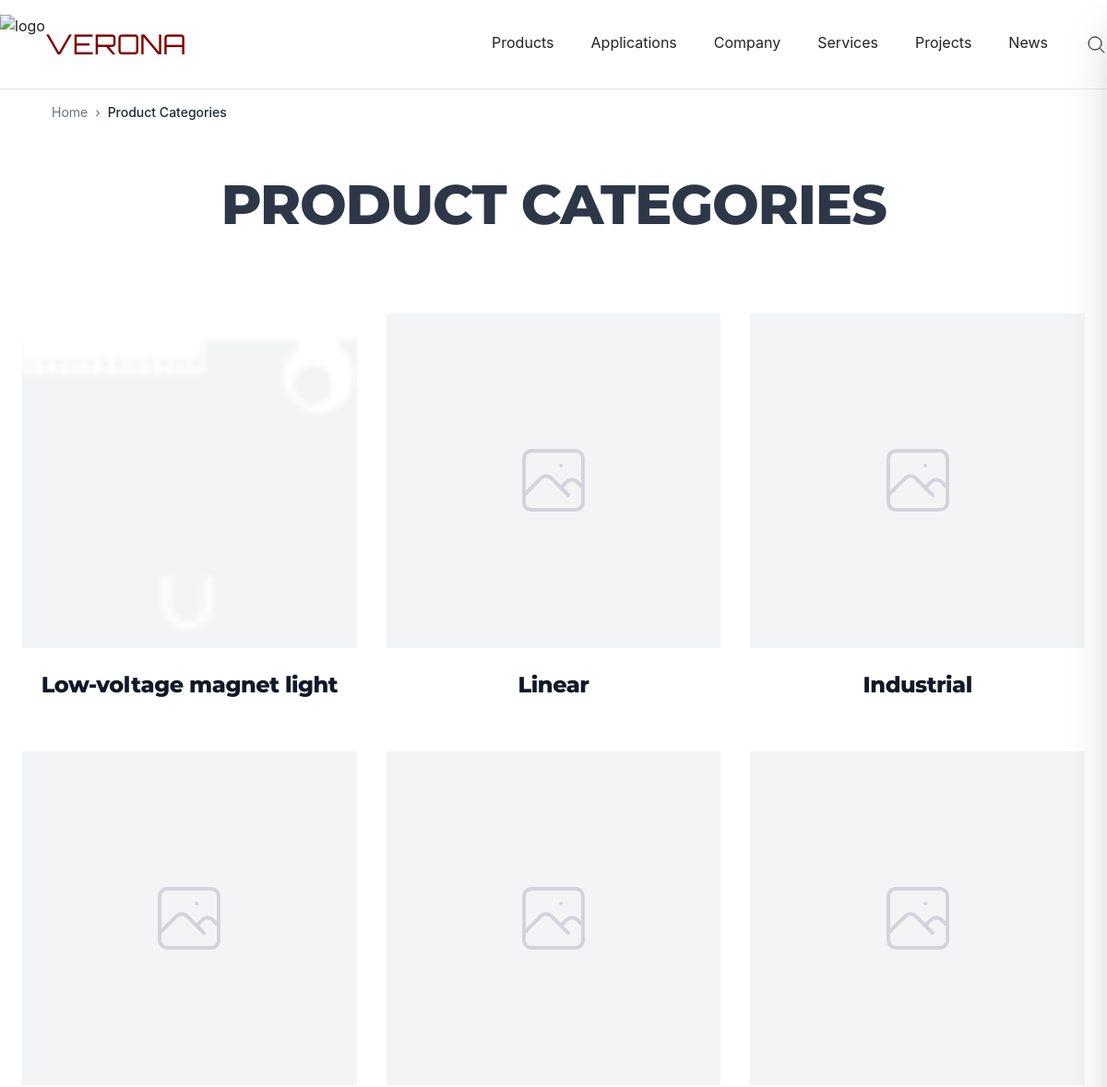
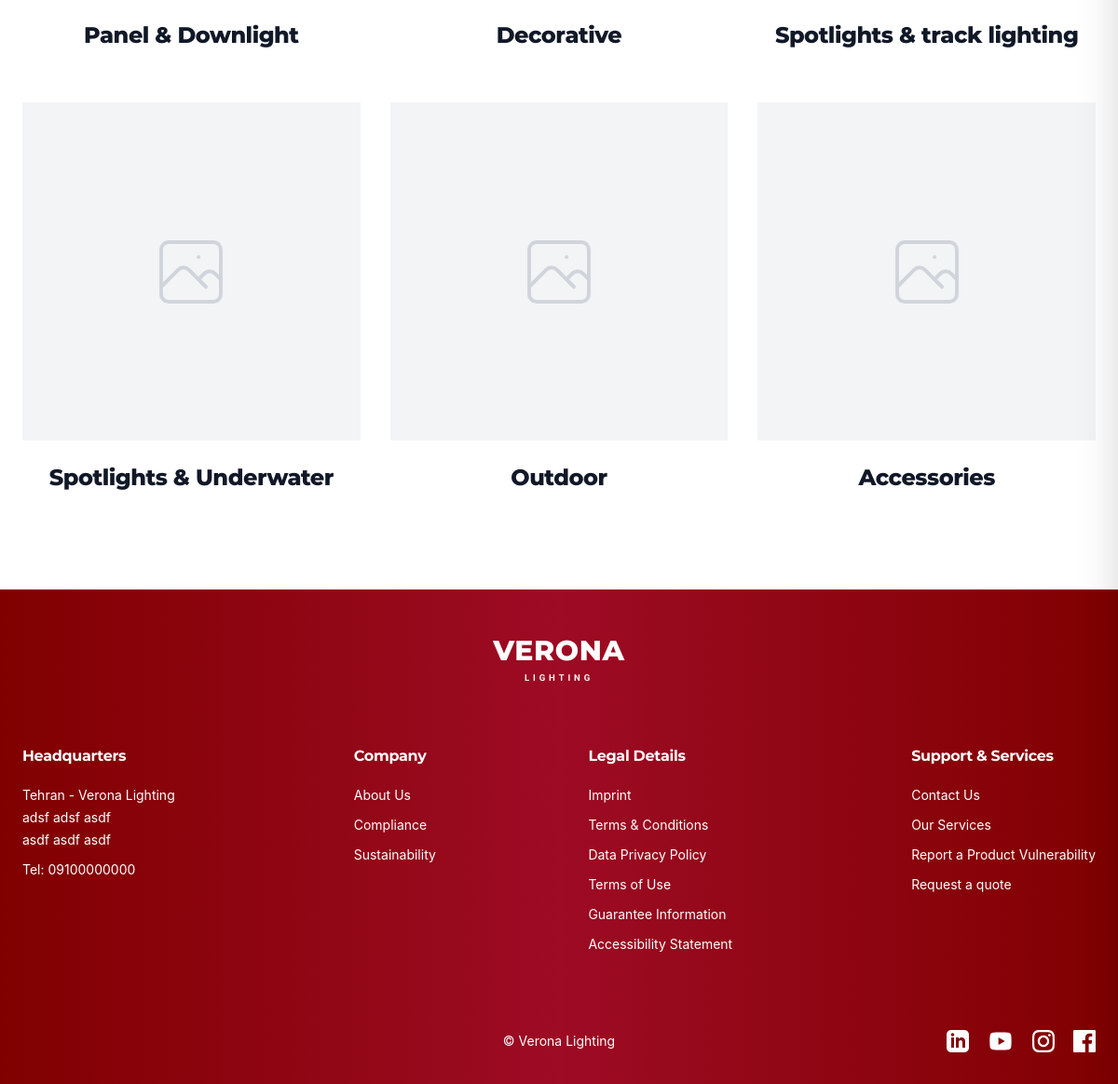
Screenshot of /products/ with the database file from the repository (2 pictures, top to bottom).
### Products/models.py (models this page shows, shortened)
class Category(models.Model):
    name = models.CharField(max_length=200)
    slug = models.SlugField(unique=True, blank=True)
    number = models.IntegerField(unique=True, blank=True, null=True)
    parent = models.ForeignKey(
        'self',
        null=True, blank=True,
        on_delete=models.SET_NULL,
        related_name='children'
    )
    icon = models.FileField('ایکون', blank=True, null=True, upload_to='icons/')
    description = models.TextField(blank=True)
    is_active = models.BooleanField(default=True)
    meta_title = models.CharField(
        max_length=60,
        blank=True,
        verbose_name='عنوان SEO',
        help_text='حداکثر ۶۰ کاراکتر — در صورت خالی بودن، نام دسته‌بندی استفاده می‌شود'
    )
    meta_description = models.TextField(
        blank=True,
        verbose_name='توضیح SEO',
        help_text='حداکثر ۱۶۰ کاراکتر — خلاصه‌ای که در نتایج گوگل نمایش داده می‌شود'
    )
    canonical_url = models.URLField(
        blank=True,
        verbose_name='URL کانونیکال',
        help_text='فقط در صورتی پر کنید که این صفحه محتوای تکراری دارد'
    )
    created_at = models.DateTimeField(auto_now_add=True)
    updated_at = models.DateTimeField(auto_now=True)
    class Meta:
        verbose_name = 'دسته‌بندی'
        verbose_name_plural = 'دسته‌بندی‌ها'
        ordering = ['number']
    def __str__(self):
        return self.name

### Products/views.py (the view)
# urls.py: path('products/', views.product_list, name='product_list'),
def product_list(request):
    base_products = Product.objects.filter(is_active=True).select_related('category','family')
    products, selected = _apply_product_filters(request, base_products)
    page_obj = _paginate(request, products)
    context = {
        "products": page_obj.object_list,
        "page_obj": page_obj,
        "site_settings": SiteSettings.get(),
        "categories": Category.objects.filter(is_active=True, parent__isnull=True),
        **_product_filter_context(base_products),  # ✅ base_qs
        **selected,
    }
    return render(request, "products/product_list.html", context)

### Products/context_processors.py (called while the page is built)
def navbar_categories(request):
    categories = Category.objects.filter(
        is_active=True,
        parent=None
    ).prefetch_related('products')
    applications = Application.objects.filter(
        is_active=True,
    )
    return {
        'categories': categories,
        'applications': applications,
    }

### Products/views.py (called while the page is built)
def _paginate(request, qs, per_page=12):
    paginator = Paginator(qs, per_page)
    page_number = request.GET.get("page")
    return paginator.get_page(page_number)

### core/models.py (called while the page is built)
    @classmethod
    def get(cls):
        obj, _ = cls.objects.get_or_create(pk=1)
        return obj

### templates/products/product_list.html (shortened to what this page needs)
{% extends 'base.html' %}
{% load static %}
{% block content %}
<section class="flex gap-11 flex-col items-center justify-center bg-white px-6">
    <nav aria-label="Breadcrumb" class="w-full px-4 sm:px-6 lg:px-8 py-2 sm:py-4 text-left">
        <ol class="text-[11px] sm:text-sm text-gray-500 flex flex-wrap items-center">
            <li><a href="{% url 'home' %}" class="hover:text-[#800000]">Home</a></li>
            <li class="mx-1 sm:mx-2" aria-hidden="true">›</li>
            <li><span class="font-medium text-gray-800" aria-current="page">Product Categories</span></li>
        </ol>
    </nav>
    <div class="text-center max-w-3xl">
        <h1 class="text-5xl md:text-6xl font-extrabold uppercase mb-2">Product Categories</h1>
    </div>
</section>
<section class="bg-white py-20 px-6">
    <div class="max-w-7xl mx-auto">
        <div class="grid grid-cols-1 md:grid-cols-2 lg:grid-cols-3 gap-8">
            {% for category in categories %}
            <a href="{% url 'products:category_detail' category.slug %}" class="group block">
                <div class="aspect-square bg-gray-100 overflow-hidden">
                    {% if category.icon %}
                    <img src="{{ category.icon.url }}"
                         alt="{{ category.icon_alt|default:category.name }}"
                         class="w-full h-full object-cover transition-transform duration-500 group-hover:scale-105">
                    {% else %}
                    <div class="w-full h-full flex items-center justify-center transition-transform duration-500 group-hover:scale-105">
                    </div>
                    {% endif %}
                </div>
                <div class="py-6 text-center">
                    <h2 class="text-2xl font-extrabold text-gray-900">{{ category.name }}</h2>
                </div>
            </a>
            {% empty %}
            <div class="col-span-full text-center py-20">
                <p class="text-gray-400 text-lg font-light">No categories available yet</p>
            </div>
            {% endfor %}
        </div>
    </div>
</section>
{% endblock %}

### templates/base.html (shortened to what this page needs)
{% load static %}
<!DOCTYPE html>
<html lang="en">
<head>
    <link href="{% static 'css/styles.css' %}" rel="stylesheet">
</head>
<body class="font-sans">
    <div class="">
        <header> {% include "includes/navbar.html" %} </header>
        <main class="{% if request.path != '/' %}pt-24{% endif %}">
            {% block content%}
            {% endblock %}
        </main>
        {% include "includes/footer.html" %}
    </div>
</body>
</html>

### templates/includes/navbar.html (shortened to what this page needs)
{% load static %}
<nav class="z-50
{% if request.path == '/' %}
absolute top-0 bg-transparent text-white w-full sm:hover:bg-white transition-colors sm:hover:text-black overflow-hidden
{% else %}
fixed top-0 left-0 right-0 bg-white border-b border-gray-200
{% endif %}
" id="navbar">
    <div class="mx-auto max-w-[1440px] px-5 sm:px-0">
        <div class="flex h-24 items-center justify-between">
            <a href="/" class="flex items-center shrink-0">
                {% if request.path == '/' %}
                <img id="navbar-logo-img" src="{% static 'images/logo4.png' %}" alt="logo" class="h-12 lg:h-16 transition-all duration-300">
                <logo id="logo" class="font-orbitron text-2xl lg:text-3xl text-white transition-colors duration-150">VERONA</logo>
                {% else %}
                <img src="{% static 'images/logo3.png' %}" alt="logo" class="h-12 lg:h-16">
                <logo class="font-orbitron text-2xl lg:text-3xl text-[#800000]">VERONA</logo>
                {% endif %}
            </a>
            <div class="hidden lg:flex gap-10 h-full">
                <div class="group relative">
                    <a href="/products" class="flex items-center h-24 border-b-2 border-transparent group-hover:border-red-500 cursor-pointer">
                        Products
                    </a>
                    <div class="absolute top-24 left-0 w-full h-16 pointer-events-none"></div>
                </div>
                <div class="group relative">
                    <a href="/applications" class="flex items-center h-24 border-b-2 border-transparent group-hover:border-red-500 cursor-pointer">
                        Applications
                    </a>
                    <div class="absolute top-24 left-0 w-full h-16 pointer-events-none"></div>
                </div>
                <div class="group relative">
                    <a href="/contact" class="flex items-center h-24 border-b-2 border-transparent group-hover:border-red-500 cursor-pointer">
                        Company
                    </a>
                    <div class="absolute top-24 left-0 w-full h-16 pointer-events-none"></div>
                </div>
                <div class="group relative">
                    <a class="flex items-center h-24 border-b-2 border-transparent group-hover:border-red-500 transition-colors cursor-pointer">
                        Services
                    </a>
                    <div class="absolute top-24 left-0 w-full h-16 pointer-events-none"></div>
                </div>
                <div class="">
                    <a href="/projects" class="flex items-center h-24 border-b-2 border-transparent group-hover:border-red-500 cursor-pointer">
                        Projects
                    </a>
                    <div class="absolute top-24 left-0 w-full h-16 pointer-events-none"></div>
                </div>
                <div class="">
                    <a href="/news" class="flex items-center h-24 border-b-2 border-transparent group-hover:border-red-500 cursor-pointer">
                        News
                    </a>
                    <div class="absolute top-24 left-0 w-full h-16 pointer-events-none"></div>
                </div>
                <div class="flex justify-center items-center">
                    <img src="{% static 'images/search.svg' %}" alt="">
                </div>
            </div>
        </div>
    </div>
</nav>
<div id="mobile-drawer" class="fixed inset-0 z-[100] pointer-events-none">
</div>

### templates/includes/footer.html (shortened to what this page needs)
<body class="min-h-screen flex flex-col justify-end">
<footer class="w-full flex flex-col bg-gradient-to-r from-[#800000] via-[#9d0b24] to-[#800000] text-white font-sans pt-12 pb-8 px-6 relative overflow-hidden flex-shrink-0">
    <div class="w-full max-w-[1400px] mx-auto flex flex-col">
        <div class="w-full flex flex-col items-center justify-center mb-16">
            <h2 class="text-3xl font-extrabold tracking-[0.02em] uppercase text-white">Verona</h2>
            <p class="text-[0.6rem] font-bold tracking-[0.4em] uppercase mt-1 text-white">Lighting</p>
        </div>
        <div class="w-full flex flex-wrap mx-auto lg:flex-nowrap justify-between gap-10 lg:gap-0 mb-20 text-sm">
            <div class="flex flex-wrap sm:flex-nowrap gap-10 sm:gap-20 md:gap-48 w-full lg:w-auto">
                <div class="w-full sm:w-auto flex-shrink-0">
                    <h3 class="font-bold text-base mb-5 text-white">Headquarters</h3>
                    <div class="space-y-1 text-white">
                        <p>Tehran - Verona Lighting</p>
                        <p>adsf adsf asdf</p>
                        <p>asdf asdf asdf</p>
                        <p class="mt-4 pt-2">Tel: 09100000000</p>
                    </div>
                </div>
                <div class="w-full sm:w-auto flex-shrink-0">
                    <h3 class="font-bold text-base mb-5 text-white">Company</h3>
                    <ul class="space-y-3 text-white">
                        <li><a href="#" class="hover:underline">About Us</a></li>
                        <li><a href="#" class="hover:underline">Compliance</a></li>
                        <li><a href="#" class="hover:underline">Sustainability</a></li>
                    </ul>
                </div>
            </div>
            <div class="flex flex-wrap sm:flex-nowrap gap-10 sm:gap-20 md:gap-48 w-full lg:w-auto">
                <div class="w-full sm:w-auto flex-shrink-0">
                    <h3 class="font-bold text-base mb-5 text-white">Legal Details</h3>
                    <ul class="space-y-3 text-white">
                        <li><a href="#" class="hover:underline">Imprint</a></li>
                        <li><a href="#" class="hover:underline">Terms & Conditions</a></li>
                        <li><a href="#" class="hover:underline">Data Privacy Policy</a></li>
                        <li><a href="#" class="hover:underline">Terms of Use</a></li>
                        <li><a href="#" class="hover:underline">Guarantee Information</a></li>
                        <li><a href="#" class="hover:underline">Accessibility Statement</a></li>
                    </ul>
                </div>
                <div class="w-full sm:w-auto flex-shrink-0">
                    <h3 class="font-bold text-base mb-5 text-white">Support & Services</h3>
                    <ul class="space-y-3 text-white">
                        <li><a href="#" class="hover:underline">Contact Us</a></li>
                        <li><a href="#" class="hover:underline">Our Services</a></li>
                        <li><a href="#" class="hover:underline">Report a Product Vulnerability</a></li>
                        <li><a href="#" class="hover:underline">Request a quote</a></li>
                    </ul>
                </div>
            </div>
        </div>
        <div class="w-full flex flex-col lg:flex-row items-center justify-between gap-6 relative">
            <div class="w-full lg:w-1/3 flex justify-center text-sm text-white lg:absolute lg:left-1/2 lg:-translate-x-1/2">
                &copy; Verona Lighting
            </div>
            <div class="w-full lg:w-1/3 flex justify-center lg:justify-end items-center gap-5 text-white">
                <a href="#" class="hover:opacity-80 transition"></a>
                <a href="#" class="hover:opacity-80 transition"></a>
                <a href="#" class="hover:opacity-80 transition"></a>
                <a href="#" class="hover:opacity-80 transition"></a>
            </div>
        </div>
    </div>
</footer>

### rows the page displays
Category: icon (picture), name "Low-voltage magnet light"
Category: name "Linear"
Category: name "Industrial"
Category: name "Panel & Downlight"
Category: name "Decorative"
Category: name "Spotlights & track lighting"
Category: name "Spotlights & Underwater"
Category: name "Outdoor"
Category: name "Accessories"
